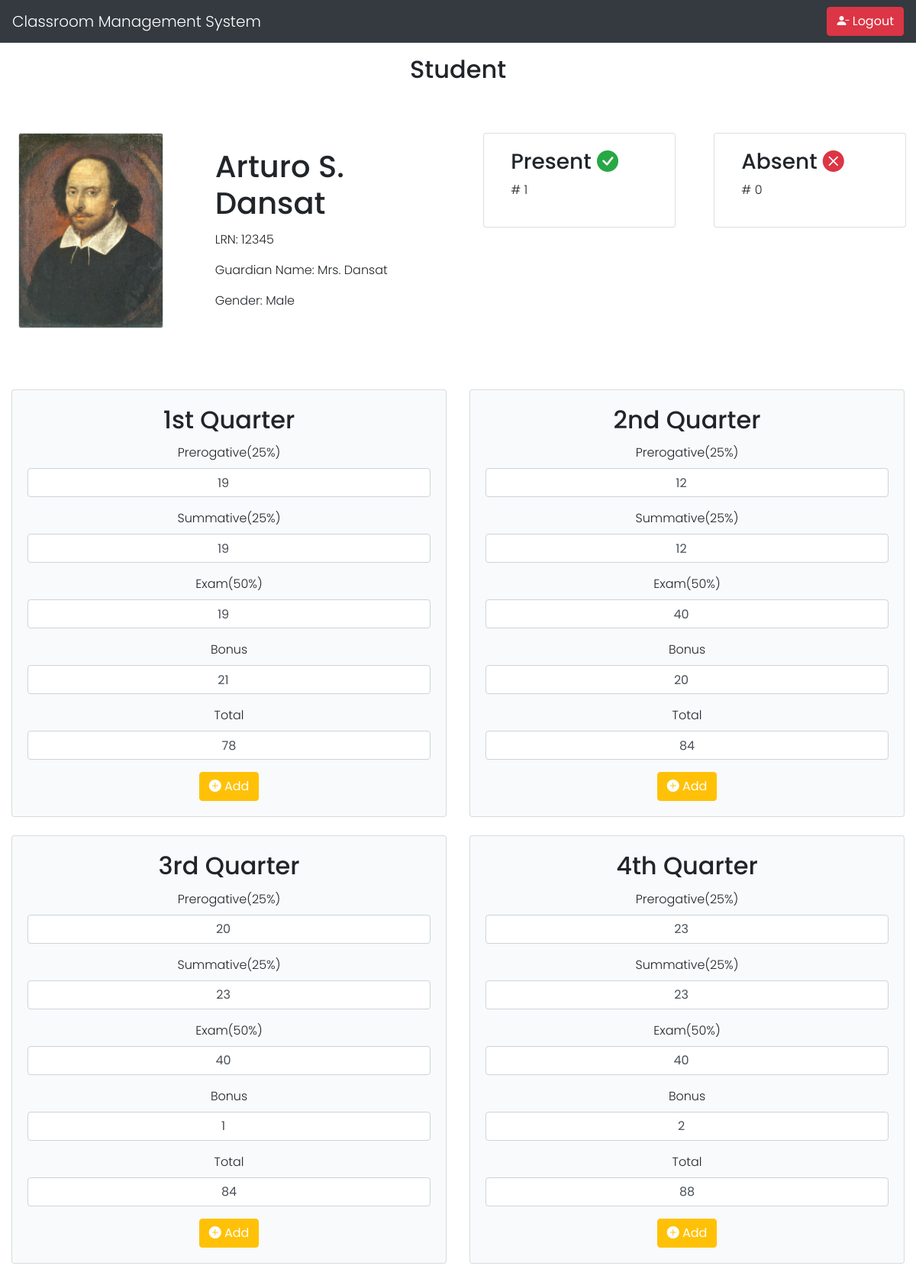
The app's page /student_grade.php?class_member_id=27 (signed in) with its own data.
### tables this page shows
CREATE TABLE `class_member` (
  `class_member_id` int(11) NOT NULL,
  `student_id` int(11) NOT NULL,
  `class_id` int(11) NOT NULL
);

CREATE TABLE `student` (
  `id` int(11) NOT NULL,
  `lrn` varchar(50) NOT NULL,
  `fullname` varchar(150) NOT NULL,
  `guardian_name` varchar(150) NOT NULL,
  `username` varchar(100) NOT NULL,
  `password` varchar(100) NOT NULL,
  `profile` varchar(100) NOT NULL,
  `gender` varchar(50) NOT NULL
);

CREATE TABLE `class_grade` (
  `grade_id` int(11) NOT NULL,
  `class_id` int(11) NOT NULL,
  `student_id` int(11) NOT NULL,
  `prerogative` float NOT NULL,
  `summative` float NOT NULL,
  `bonus` float NOT NULL,
  `exam` float NOT NULL,
  `total` float NOT NULL,
  `quarter` varchar(50) NOT NULL
);

### student_grade.php (the view, shortened to what the rows shown need)
<?php
include 'mysql_connect.php';
?>
<!DOCTYPE html>
<html lang="en">
<head>
</head>
<link rel="stylesheet" href="https://maxcdn.bootstrapcdn.com/bootstrap/4.5.2/css/bootstrap.min.css">
<link rel="stylesheet" href="https://cdn.jsdelivr.net/npm/bootstrap-icons@1.9.1/font/bootstrap-icons.css">
<body>
    <div class="container mt-3">
        <h2 class="text-center">Student</h2>
    </div>
    <div class="container-fluid mt-5 px-3 py-3">
        <div class="row">
            <div class="card mb-3 border-0 ml-2  col-md-6">
                <?php
                $class_member_id = $_GET["class_member_id"];
                $query =  "SELECT *
                    FROM class_member
                    INNER JOIN student ON class_member.student_id=student.id
                    INNER JOIN class ON class_member.class_id=class.class_id
                    WHERE class_member.class_member_id = " . $class_member_id;
                $res = mysqli_query($conn, $query);
                $classMemberDetails = mysqli_fetch_assoc($res);
                ?>
                <div class="row no-gutters">
                    <div class="col-md-4">
                        <img src="<?php echo $classMemberDetails['profile']; ?>" class="card-img border" alt="student image" >
                    </div>
                    <div class="col-md-8">
                        <div class="card-body ml-lg-5">
                            <h1 class="card-title"><?php echo $classMemberDetails['fullname']; ?></h1>
                            <p class="card-text">LRN: <?php echo $classMemberDetails['lrn']; ?></p>
                            <p class="card-text">Guardian Name: <?php echo $classMemberDetails['guardian_name']; ?></p>
                            <p class="card-text">Gender: <?php echo $classMemberDetails['gender']; ?></p>
                        </div>
                    </div>
                </div>
            </div>
        </div>
    </div>
    <div class="container-fluid text-center mt-5">
        <div class="row row-cols-1 row-cols-md-2">
            <div class="col mb-4">
                <div class="card" style="background-color: #F8FAFB;">
                    <div class="card-body">
                        <h2 class="card-title">1st Quarter</h2>
                        <?php
                        $query =  "SELECT *
                        FROM class_grade
                        WHERE student_id =" . $classMemberDetails['id'] . " AND class_id=" . $classMemberDetails['class_id'] . " AND quarter ='1st Quarter'";
                        $res = mysqli_query($conn, $query);
                        $firstQuarter =  mysqli_fetch_assoc($res);
                        ?>
                        <form method="POST">
                            <div class="form-group">
                                <label for="prerogative1">Prerogative(25%)</label>
                                <input type="number" class="form-control text-center" oninput="onChange1()" value="<?php echo $firstQuarter['prerogative'] ?>" id="prerogative1" name="prerogative1">
                            </div>
                            <div class="form-group">
                                <label for="summative1">Summative(25%)</label>
                                <input type="number" class="form-control text-center" oninput="onChange1()" value="<?php echo $firstQuarter['summative'] ?>" id="summative1" name="summative1">
                            </div>
                            <div class="form-group">
                                <label for="exam1">Exam(50%)</label>
                                <input type="number" class="form-control text-center" oninput="onChange1()" id="exam1" name="exam1" value="<?php echo $firstQuarter['exam'] ?>">
                            </div>
                            <div class="form-group">
                                <label for="bonus1">Bonus</label>
                                <input type="number" class="form-control text-center" oninput="onChange1()" id="bonus1" name="bonus1" value="<?php echo $firstQuarter['bonus'] ?>">
                            </div>
                            <div class="form-group">
                                <label for="total1">Total</label>
                                <input type="text" class="form-control text-center" value="<?php
                                                                                            if (mysqli_num_rows($res) > 0) {
                                                                                                if ($firstQuarter['total'] >= 0) {
                                                                                                    echo $firstQuarter['total'];
                                                                                                }
                                                                                            } else {
                                                                                                echo 0;
                                                                                            }
                                                                                            ?>" id="total1" name="total1">
                            </div>
                        </form>
                    </div>
                </div>
            </div>
            <div class="col mb-4">
                <div class="card" style="background-color: #F8FAFB;">
                    <div class="card-body">
                        <h2 class="card-title">2nd Quarter</h2>
                        <?php
                        $query =  "SELECT *
                        FROM class_grade
                        WHERE student_id =" . $classMemberDetails['id'] . " AND class_id=" . $classMemberDetails['class_id'] . " AND quarter ='2nd Quarter'";
                        $res = mysqli_query($conn, $query);
                        $secondQuarter =  mysqli_fetch_assoc($res);
                        ?>
                        <form method="POST">
                            <div class="form-group">
                                <label for="prerogative1">Prerogative(25%)</label>
                                <input type="number" class="form-control text-center" oninput="onChange2()" value="<?php echo $secondQuarter['prerogative'] ?>" id="prerogative2" name="prerogative2">
                            </div>
                            <div class="form-group">
                                <label for="summative1">Summative(25%)</label>
                                <input type="number" class="form-control text-center" oninput="onChange2()" value="<?php echo $secondQuarter['summative'] ?>" id="summative2" name="summative2">
                            </div>
                            <div class="form-group">
                                <label for="exam1">Exam(50%)</label>
                                <input type="number" class="form-control text-center" oninput="onChange2()" id="exam2" name="exam2" value="<?php echo $secondQuarter['exam'] ?>">
                            </div>
                            <div class="form-group">
                                <label for="bonus1">Bonus</label>
                                <input type="number" class="form-control text-center" oninput="onChange2()" id="bonus2" name="bonus2" value="<?php echo $secondQuarter['bonus'] ?>">
                            </div>
                            <div class="form-group">
                                <label for="total1">Total</label>
                                <input type="text" class="form-control text-center" value="<?php
                                                                                            if (mysqli_num_rows($res) > 0) {
                                                                                                if ($secondQuarter['total'] >= 0) {
                                                                                                    echo $secondQuarter['total'];
                                                                                                }
                                                                                            } else {
                                                                                                echo 0;
                                                                                            }
                                                                                            ?>" id="total2" name="total2">
                            </div>
                        </form>
                    </div>
                </div>
            </div>
            <div class="col mb-4">
                <div class="card" style="background-color: #F8FAFB;">
                    <div class="card-body">
                        <h2 class="card-title">3rd Quarter</h2>
                        <?php
                        $query =  "SELECT *
                        FROM class_grade
                        WHERE student_id =" . $classMemberDetails['id'] . " AND class_id=" . $classMemberDetails['class_id'] . " AND quarter ='3rd Quarter'";
                        $res = mysqli_query($conn, $query);
                        $thirdQuarter =  mysqli_fetch_assoc($res);
                        ?>
                        <form method="POST">
                            <div class="form-group">
                                <label for="prerogative1">Prerogative(25%)</label>
                                <input type="number" class="form-control text-center" oninput="onChange3()" value="<?php echo $thirdQuarter['prerogative'] ?>" id="prerogative3" name="prerogative3">
                            </div>
                            <div class="form-group">
                                <label for="summative1">Summative(25%)</label>
                                <input type="number" class="form-control text-center" oninput="onChange3()" value="<?php echo $thirdQuarter['summative'] ?>" id="summative3" name="summative3">
                            </div>
                            <div class="form-group">
                                <label for="exam1">Exam(50%)</label>
                                <input type="number" class="form-control text-center" oninput="onChange3()" id="exam3" name="exam3" value="<?php echo $thirdQuarter['exam'] ?>">
                            </div>
                            <div class="form-group">
                                <label for="bonus1">Bonus</label>
                                <input type="number" class="form-control text-center" oninput="onChange3()" id="bonus3" name="bonus3" value="<?php echo $thirdQuarter['bonus'] ?>">
                            </div>
                            <div class="form-group">
                                <label for="total3">Total</label>
                                <input type="text" class="form-control text-center" value="<?php
                                                                                            if (mysqli_num_rows($res) > 0) {
                                                                                                if ($thirdQuarter['total'] >= 0) {
                                                                                                    echo $thirdQuarter['total'];
                                                                                                }
                                                                                            } else {
                                                                                                echo 0;
                                                                                            }
                                                                                            ?>" id="total3" name="total3">
                            </div>
                        </form>
                    </div>
                </div>
            </div>
            <div class="col mb-4">
                <div class="card" style="background-color: #F8FAFB;">
                    <div class="card-body">
                        <h2 class="card-title">4th Quarter</h2>
                        <?php
                        $query =  "SELECT *
                        FROM class_grade
                        WHERE student_id =" . $classMemberDetails['id'] . " AND class_id=" . $classMemberDetails['class_id'] . " AND quarter ='4th Quarter'";
                        $res = mysqli_query($conn, $query);
                        $fourthQuarter =  mysqli_fetch_assoc($res);
                        ?>
                        <form method="POST">
                            <div class="form-group">
                                <label for="prerogative1">Prerogative(25%)</label>
                                <input type="number" class="form-control text-center" oninput="onChange4()" value="<?php echo $fourthQuarter['prerogative'] ?>" id="prerogative4" name="prerogative4">
                            </div>
                            <div class="form-group">
                                <label for="summative1">Summative(25%)</label>
                                <input type="number" class="form-control text-center" oninput="onChange4()" value="<?php echo $fourthQuarter['summative'] ?>" id="summative4" name="summative4">
                            </div>
                            <div class="form-group">
                                <label for="exam1">Exam(50%)</label>
                                <input type="number" class="form-control text-center" oninput="onChange4()" value="<?php echo $fourthQuarter['exam'] ?>" id="exam4" name="exam4">
                            </div>
                            <div class="form-group">
                                <label for="bonus1">Bonus</label>
                                <input type="number" class="form-control text-center" oninput="onChange4()" id="bonus4" name="bonus4" value="<?php echo $fourthQuarter['bonus'] ?>">
                            </div>
                            <div class="form-group">
                                <label for="total3">Total</label>
                                <input type="text" class="form-control text-center" value="<?php
                                                                                            if (mysqli_num_rows($res) > 0) {
                                                                                                if ($fourthQuarter['total'] >= 0) {
                                                                                                    echo $fourthQuarter['total'];
                                                                                                }
                                                                                            } else {
                                                                                                echo 0;
                                                                                            }
                                                                                            ?>" id="total4" name="total4">
                            </div>
                        </form>
                    </div>
                </div>
            </div>
</body>
</html>

### records on screen
class_member: student.profile (picture), student.fullname "Arturo S. Dansat", student.lrn "12345", student.guardian_name "Mrs. Dansat", student.gender "Male"
class_grade: prerogative1 "19", summative1 "19", exam1 "19", bonus1 "21", total1 "78"
class_grade: prerogative2 "12", summative2 "12", exam2 "40", bonus2 "20", total2 "84"
class_grade: prerogative3 "20", summative3 "23", exam3 "40", bonus3 "1", total3 "84"
class_grade: prerogative4 "23", summative4 "23", exam4 "40", bonus4 "2", total4 "88"

### other values on screen
$presentCount "1"
$absentCount "0"
